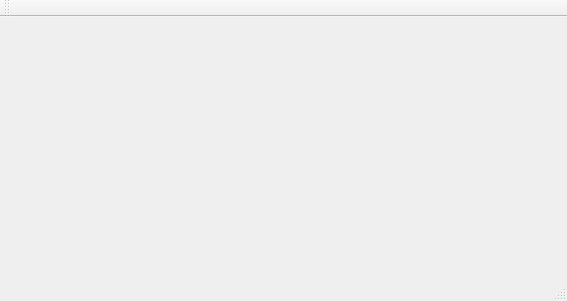
<?xml version="1.0" encoding="UTF-8"?>
<ui version="4.0">
 <class>MainWindow</class>
 <widget class="QMainWindow" name="MainWindow">
  <property name="geometry">
   <rect>
    <x>0</x>
    <y>0</y>
    <width>567</width>
    <height>301</height>
   </rect>
  </property>
  <property name="windowTitle">
   <string>MainWindow</string>
  </property>
  <widget class="QWidget" name="centralWidget"/>
  <widget class="QMenuBar" name="menuBar">
   <property name="geometry">
    <rect>
     <x>0</x>
     <y>0</y>
     <width>567</width>
     <height>23</height>
    </rect>
   </property>
  </widget>
  <widget class="QToolBar" name="mainToolBar">
   <attribute name="toolBarArea">
    <enum>TopToolBarArea</enum>
   </attribute>
   <attribute name="toolBarBreak">
    <bool>false</bool>
   </attribute>
  </widget>
  <widget class="QStatusBar" name="statusBar"/>
 </widget>
 <layoutdefault spacing="6" margin="11"/>
 <resources/>
 <connections/>
</ui>
